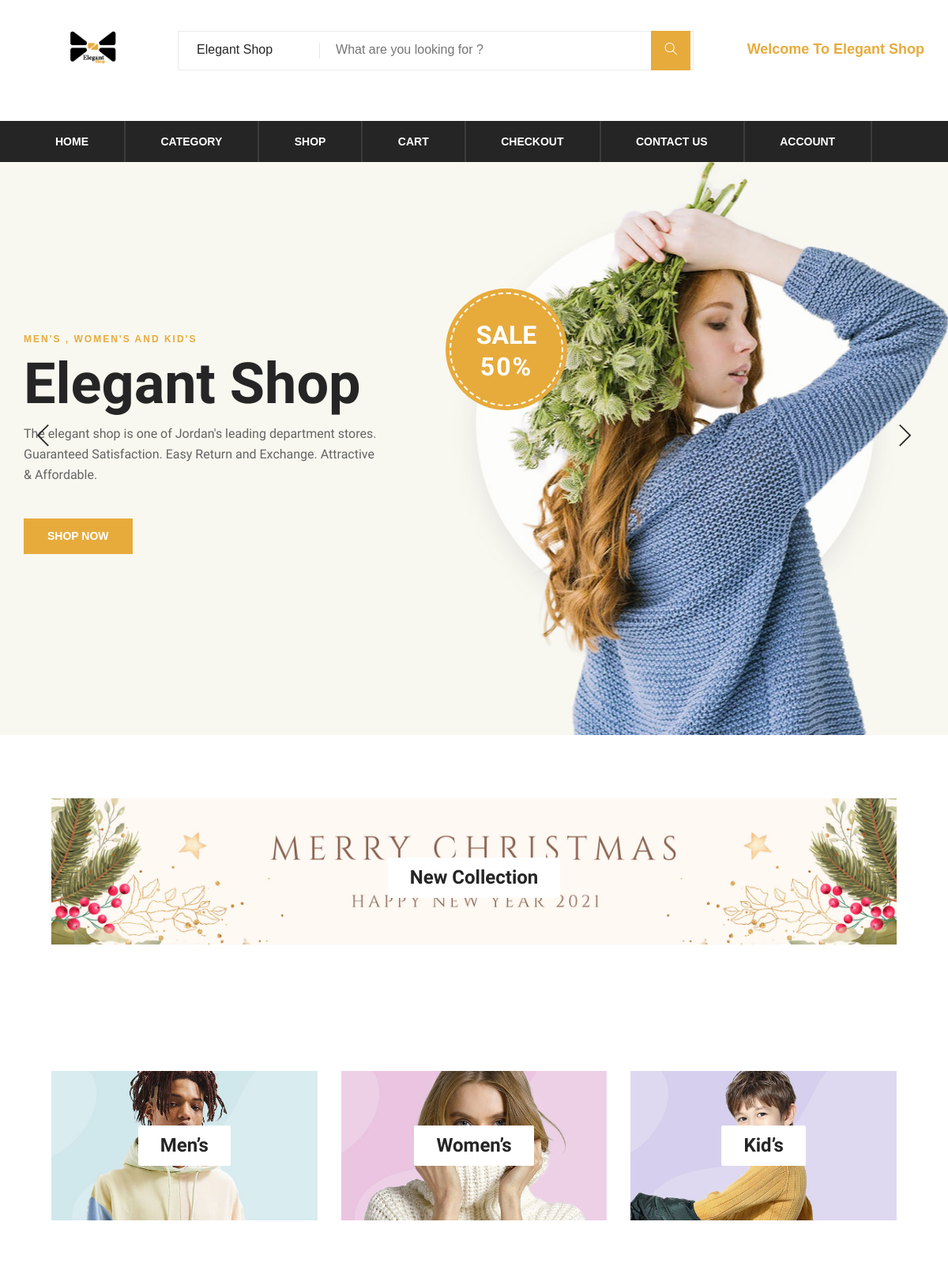
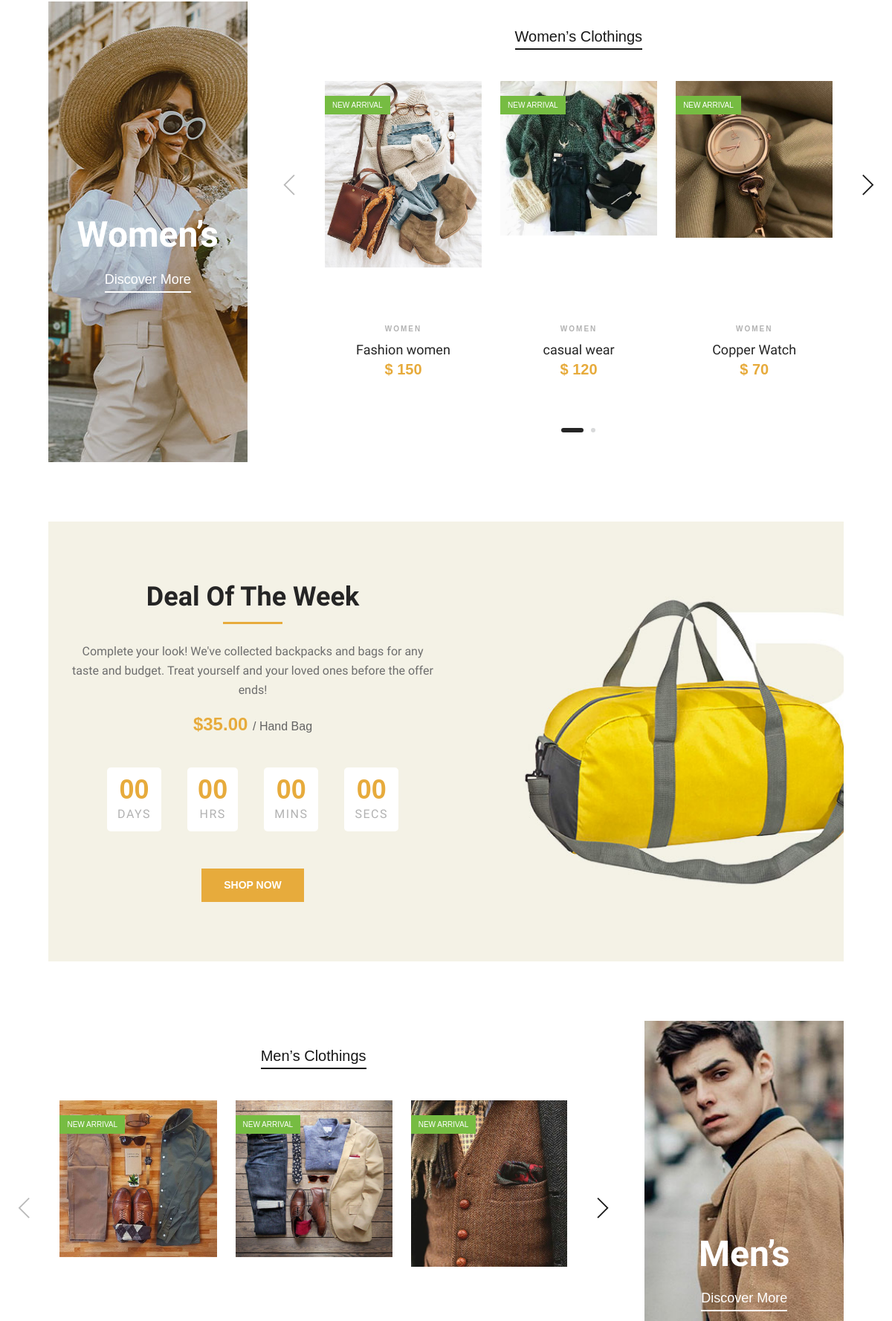
The page / (upper part) on the database its author committed (2 pictures, top to bottom).
### tables this page shows
CREATE TABLE `category` (
  `category_id` int(10) NOT NULL,
  `category_name` varchar(100) NOT NULL,
  `category_image` text NOT NULL,
  `category_tag` varchar(100) NOT NULL,
  `sub_name` varchar(255) NOT NULL,
  `category_image_tag` text NOT NULL
);

CREATE TABLE `products` (
  `products_id` int(10) NOT NULL,
  `products_name` varchar(255) NOT NULL,
  `products_des` varchar(255) NOT NULL,
  `products_image` text NOT NULL,
  `products_price` double NOT NULL,
  `category_name` varchar(255) NOT NULL,
  `size_name` varchar(255) NOT NULL,
  `category_tag` varchar(255) NOT NULL,
  `sub_name` varchar(255) NOT NULL,
  `products_sale` float NOT NULL,
  `category_id` int(10) NOT NULL,
  `sub_id` int(10) NOT NULL
);

### index.php (the view, shortened to what this page needs)
<?php
include('connection.php');
include('header.php');
?>
<section class="hero-section">
    <div class="hero-items owl-carousel">
        <div class="single-hero-items set-bg" data-setbg="img/hero-1.jpg">
            <div class="container">
                <div class="row">
                    <div class="col-lg-5">
                        <span>Men's , Women's And Kid's</span>
                        <h1>Elegant Shop</h1>
                        <p>The elegant shop is one of Jordan's leading department stores. Guaranteed Satisfaction. Easy Return and Exchange. Attractive & Affordable.</p>
                        <a href="shop.php" class="primary-btn">Shop Now</a>
                    </div>
                </div>
                <div class="off-card">
                    <h2>Sale <span>50%</span></h2>
                </div>
            </div>
        </div>
    </div>
</section>
<div class="banner-section spad">
    <div class="container-fluid">
        <div class="row">
            <div class="col-lg-12">
                <div class="single-banner">
                    <div class="inner-text" style="padding-top:15px;">
                        <?php
                        $query  = "SELECT * FROM category WHERE category_tag='Christmas';";
                        $result = mysqli_query($conn, $query);
                        while ($row = mysqli_fetch_assoc($result)) {
                        ?>
                            <a  href="tagpage.php?tagname=<?php echo $row['category_tag']; ?>">
                                <h4 >New Collection</h4>
                            </a>
                        <?php
                        };
                        ?>
                    </div>
                </div>
            </div>
        </div>
    </div>
</div>
<div class="banner-section spad">
    <div class="container-fluid">
        <div class="row">
            <div class="col-lg-4">
                <div class="single-banner">
                    <div class="inner-text">
                        <?php
                        $query  = "SELECT * FROM category WHERE category_name='Men';";
                        $result = mysqli_query($conn, $query);
                        while ($row = mysqli_fetch_assoc($result)) {
                        ?>
                            <a href="category.php?catname=<?php echo $row['category_name'] ?>">
                                <h4>Men’s</h4>
                            </a>
                        <?php
                        };
                        ?>
                    </div>
                </div>
            </div>
            <div class="col-lg-4">
                <div class="single-banner">
                    <div class="inner-text">
                        <?php
                        $query  = "SELECT * FROM category WHERE category_name='Women';";
                        $result = mysqli_query($conn, $query);
                        while ($row = mysqli_fetch_assoc($result)) {
                        ?>
                            <a href="category.php?catname=<?php echo $row['category_name'] ?>">
                                <h4>Women’s</h4>
                            </a>
                        <?php
                        };
                        ?>
                    </div>
                </div>
            </div>
            <div class="col-lg-4">
                <div class="single-banner">
                    <div class="inner-text">
                        <?php
                        $query  = "SELECT * FROM category WHERE category_name='Kids';";
                        $result = mysqli_query($conn, $query);
                        while ($row = mysqli_fetch_assoc($result)) {
                        ?>
                            <a href="category.php?catname=<?php echo $row['category_name'] ?>">
                                <h4>Kid’s</h4>
                            </a>
                        <?php
                        };
                        ?>
                    </div>
                </div>
            </div>
        </div>
    </div>
</div>
<section class="women-banner spad">
    <div class="container-fluid">
        <div class="row">
            <div class="col-lg-3">
                <div class="product-large set-bg" data-setbg="img/products/women-large.jpg">
                    <?php
                    $query  = "SELECT * FROM category WHERE category_name='Women';";
                    $result = mysqli_query($conn, $query);
                    while ($row = mysqli_fetch_assoc($result)) {
                    ?>
                        <h2><?php echo $row['category_name'] ?>’s</h2>
                        <a href="category.php?catname=<?php echo $row['category_name'] ?>&&tagimg=<?php echo $row['category_tag'] ?>">Discover More</a>
                    <?php
                    };
                    ?>
                </div>
            </div>
            <div class="col-lg-8 offset-lg-1">
                <div class="filter-control">
                    <ul>
                        <?php
                        $query  = "SELECT * FROM category WHERE category_name='Women';";
                        $result = mysqli_query($conn, $query);
                        while ($row = mysqli_fetch_assoc($result)) {
                        ?>
                            <a href="category.php?catname=<?php echo $row['category_name'] ?>">
                                <li class="active">Women’s Clothings</li>
                            </a>
                        <?php
                        };
                        ?>
                    </ul>
                </div>
                <div class="product-slider owl-carousel">
                    <?php
                    $query  = "SELECT * FROM products WHERE category_name='Women' AND category_tag='New arrival';";
                    $result = mysqli_query($conn, $query);
                    while ($row = mysqli_fetch_assoc($result)) {
                    ?>
                        <div class="product-item ">
                            <div class="pi-pic fixedBoxImglarge">
                                <img class="ImgSize" src="admin/<?php echo $row['products_image'] ?>" alt="">
                                <div class="sale"><?php echo $row['category_tag'] ?></div>
                            </div>
                            <div class="pi-text">
                                <div class="catagory-name"><?php echo $row['category_name'] ?></div>
                                <a href="#">
                                    <h5><?php echo $row['products_name'] ?></h5>
                                </a>
                                <div class="product-price">$
                                    <?php echo $row['products_price'] ?>
                                </div>
                            </div>
                        </div>
                    <?php
                    };
                    ?>
                </div>
            </div>
        </div>
    </div>
</section>
<section class="deal-of-week set-bg spad" data-setbg="img/time-bg.jpg">
    <div class="container">
        <div class="col-lg-6 text-center">
            <div class="section-title">
                <h2>Deal Of The Week</h2>
                <p>Complete your look! We've collected backpacks and bags for any taste and budget. Treat yourself and your loved ones before the offer ends! </p>
                <div class="product-price">
                    $35.00
                    <span>/ Hand Bag</span>
                </div>
            </div>
            <div class="countdown-timer" id="countdown">
            </div>
            <a href="shop.php" class="primary-btn">Shop Now</a>
        </div>
    </div>
</section>
<section class="man-banner spad">
    <div class="container-fluid">
        <div class="row">
            <div class="col-lg-8">
                <div class="filter-control">
                    <ul>
                        <?php
                        $query  = "SELECT * FROM category WHERE category_name='Men';";
                        $result = mysqli_query($conn, $query);
                        while ($row = mysqli_fetch_assoc($result)) {
                        ?>
                            <a href="category.php?catname=<?php echo $row['category_name'] ?>">
                                <li class="active">Men’s Clothings</li>
                            </a>
                        <?php
                        };
                        ?>
                    </ul>
                </div>
                <div class="product-slider owl-carousel">
                    <?php
                    $query  = "SELECT * FROM products WHERE category_name='Men' AND category_tag='New arrival';";
                    $result = mysqli_query($conn, $query);
                    while ($row = mysqli_fetch_assoc($result)) {
                    ?>
                        <div class="product-item">
                            <div class="pi-pic fixedBoxImglarge">
                                <img class="pi-pic ImgSize" src="admin/<?php echo $row['products_image'] ?>" alt="">
                                <div class="sale"><?php echo $row['category_tag'] ?></div>
                            </div>
                        </div>
                    <?php
                    };
                    ?>
                </div>
            </div>
            <div class="col-lg-3 offset-lg-1">
                <div class="product-large set-bg m-large" data-setbg="img/products/man-large.jpg">
                    <?php
                    $query  = "SELECT * FROM category WHERE category_name='Men';";
                    $result = mysqli_query($conn, $query);
                    while ($row = mysqli_fetch_assoc($result)) {
                    ?>
                        <h2><?php echo $row['category_name'] ?>’s</h2>
                        <a href="category.php?catname=<?php echo $row['category_name'] ?>&&tagimg=<?php echo $row['category_tag'] ?>">Discover More</a>
                    <?php
                    };
                    ?>
                </div>
            </div>
        </div>
    </div>
</section>
<?php
include('footer.php');
?>

### header.php (shortened to what this page needs)
<!DOCTYPE html>
<html lang="zxx">
<head>
    <link rel="stylesheet" href="css/bootstrap.min.css" type="text/css">
    <link rel="stylesheet" href="css/font-awesome.min.css" type="text/css">
    <link rel="stylesheet" href="css/themify-icons.css" type="text/css">
    <link rel="stylesheet" href="css/elegant-icons.css" type="text/css">
    <link rel="stylesheet" href="css/owl.carousel.min.css" type="text/css">
    <link rel="stylesheet" href="css/nice-select.css" type="text/css">
    <link rel="stylesheet" href="css/jquery-ui.min.css" type="text/css">
    <link rel="stylesheet" href="css/slicknav.min.css" type="text/css">
    <link rel="stylesheet" href="css/style.css" type="text/css">
</head>
<body>
    <header class="header-section">
        <div class="container">
            <div class="inner-header">
                <div class="row">
                    <div class="col-lg-2 col-md-2">
                        <div class="logo" style="padding-top:0px;">
                            <a href="./index.php">
                                <img src="img/newlogo1.png" alt="" style="padding-bottom:20px;">
                            </a>
                        </div>
                    </div>
                    <div class="col-lg-7 col-md-7">
                        <div class="advanced-search">
                        <form style="height:45px;" method="get" action="./search.php">
                            <button type="button" class="category-btn">Elegant Shop</button>
                            <div class="input-group">
                                <input type="text" name="search" placeholder="What are you looking for ?">
                                <button type="button"><i class="ti-search"></i></button>
                            </div>
                            </form>
                        </div>
                    </div>
                    <div class="col-lg-3 text-right col-md-3">
                        <ul class="nav-right">
                            <?php if (isset($_SESSION['welcomename'])) { ?>
                                <li class="cart-price" style="color:#E7AB3C;">Welcome <?php echo ($_SESSION['welcomename']); ?></li>
                            <?php } elseif (!isset($_SESSION['welcomename'])) {
                                echo "<li class='cart-price' style='color:#E7AB3C;'>Welcome To Elegant Shop</li>"; ?> <?php }; ?>
                        </ul>
                    </div>
                </div>
            </div>
        </div>
        <div class="nav-item">
            <div class="container">
                <nav class="nav-menu mobile-menu">
                    <ul>
                        <li class=""><a href="./index.php">Home</a></li>
                        <li><a href="#">Category</a>
                        </li>
                        <li><a href="./shop.php">Shop</a></li>
                        <li><a href="./shopping-cart.php">Cart</a></li>
                        <li><a href="./check-out.php">Checkout</a></li>
                        <li><a href="./contact.php">Contact Us</a></li>
                        <li><a href="#">Account</a>
                        </li>
                    </ul>
                </nav>
            </div>
        </div>
    </header>

### footer.php (shortened to what this page needs)
</body>
</html>

### header.php (style rules this page uses)
.ImgSize { max-width: 100%; max-height: 100%; display: block; }
.fixedBoxImglarge { height: 300px; }
body { font-family: 'Varela Round', sans-serif; }

### rows shown on the page
category: category_name "Men"
category: category_name "Women"
products: products_image (picture), category_tag "NEW ARRIVAL", category_name "WOMEN", products_name "Fashion women", products_price "150"
products: products_image (picture), category_tag "NEW ARRIVAL", category_name "WOMEN", products_name "casual wear", products_price "120"
products: products_image (picture), category_tag "NEW ARRIVAL", category_name "WOMEN", products_name "Copper Watch", products_price "70"
products: products_image (picture), category_tag "NEW ARRIVAL"
products: products_image (picture), category_tag "NEW ARRIVAL"
products: products_image (picture), category_tag "NEW ARRIVAL"
